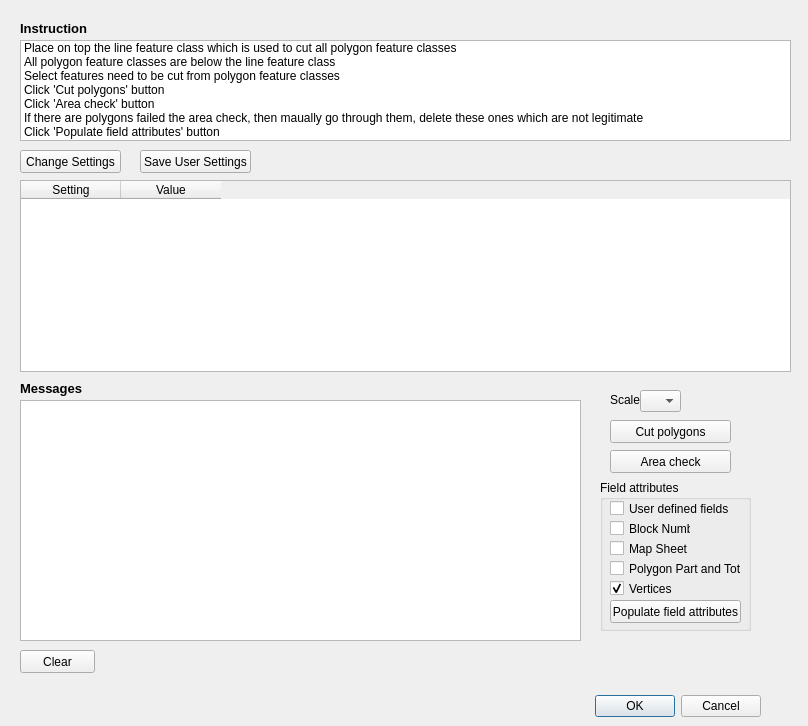
<?xml version="1.0" encoding="UTF-8"?>
<ui version="4.0">
 <class>GraticularBlockCuttingTool_QGISDialogBase</class>
 <widget class="QDialog" name="GraticularBlockCuttingTool_QGISDialogBase">
  <property name="geometry">
   <rect>
    <x>0</x>
    <y>0</y>
    <width>808</width>
    <height>726</height>
   </rect>
  </property>
  <property name="windowTitle">
   <string>GraticularBlockCuttingTool_QGIS</string>
  </property>
  <widget class="QDialogButtonBox" name="button_box">
   <property name="geometry">
    <rect>
     <x>420</x>
     <y>690</y>
     <width>341</width>
     <height>32</height>
    </rect>
   </property>
   <property name="orientation">
    <enum>Qt::Horizontal</enum>
   </property>
   <property name="standardButtons">
    <set>QDialogButtonBox::Cancel|QDialogButtonBox::Ok</set>
   </property>
  </widget>
  <widget class="QPushButton" name="btn_CutPolygons">
   <property name="geometry">
    <rect>
     <x>610</x>
     <y>420</y>
     <width>121</width>
     <height>23</height>
    </rect>
   </property>
   <property name="text">
    <string>Cut polygons</string>
   </property>
  </widget>
  <widget class="QPushButton" name="btn_CheckArea">
   <property name="geometry">
    <rect>
     <x>610</x>
     <y>450</y>
     <width>121</width>
     <height>23</height>
    </rect>
   </property>
   <property name="text">
    <string>Area check</string>
   </property>
  </widget>
  <widget class="QListWidget" name="listWidget_Instruction">
   <property name="geometry">
    <rect>
     <x>20</x>
     <y>40</y>
     <width>771</width>
     <height>101</height>
    </rect>
   </property>
   <property name="sizePolicy">
    <sizepolicy hsizetype="Expanding" vsizetype="Expanding">
     <horstretch>0</horstretch>
     <verstretch>0</verstretch>
    </sizepolicy>
   </property>
   <item>
    <property name="text">
     <string>Place on top the line feature class which is used to cut all polygon feature classes</string>
    </property>
   </item>
   <item>
    <property name="text">
     <string>All polygon feature classes are below the line feature class</string>
    </property>
   </item>
   <item>
    <property name="text">
     <string>Select features need to be cut from polygon feature classes</string>
    </property>
   </item>
   <item>
    <property name="text">
     <string>Click 'Cut polygons' button</string>
    </property>
   </item>
   <item>
    <property name="text">
     <string>Click 'Area check' button</string>
    </property>
   </item>
   <item>
    <property name="text">
     <string>If there are polygons failed the area check, then maually go through them, delete these ones which are not legitimate</string>
    </property>
   </item>
   <item>
    <property name="text">
     <string>Click 'Populate field attributes' button</string>
    </property>
   </item>
  </widget>
  <widget class="QLabel" name="label">
   <property name="geometry">
    <rect>
     <x>20</x>
     <y>20</y>
     <width>81</width>
     <height>16</height>
    </rect>
   </property>
   <property name="font">
    <font>
     <pointsize>10</pointsize>
     <weight>75</weight>
     <bold>true</bold>
    </font>
   </property>
   <property name="text">
    <string>Instruction</string>
   </property>
  </widget>
  <widget class="QLabel" name="label_2">
   <property name="geometry">
    <rect>
     <x>20</x>
     <y>380</y>
     <width>71</width>
     <height>16</height>
    </rect>
   </property>
   <property name="font">
    <font>
     <pointsize>10</pointsize>
     <weight>75</weight>
     <bold>true</bold>
    </font>
   </property>
   <property name="text">
    <string>Messages</string>
   </property>
  </widget>
  <widget class="QListWidget" name="listWidget_Messages">
   <property name="geometry">
    <rect>
     <x>20</x>
     <y>400</y>
     <width>561</width>
     <height>241</height>
    </rect>
   </property>
   <property name="sizePolicy">
    <sizepolicy hsizetype="Expanding" vsizetype="Expanding">
     <horstretch>1</horstretch>
     <verstretch>0</verstretch>
    </sizepolicy>
   </property>
  </widget>
  <widget class="QPushButton" name="btn_ClearMessage">
   <property name="geometry">
    <rect>
     <x>20</x>
     <y>650</y>
     <width>75</width>
     <height>23</height>
    </rect>
   </property>
   <property name="cursor">
    <cursorShape>CrossCursor</cursorShape>
   </property>
   <property name="text">
    <string>Clear</string>
   </property>
  </widget>
  <widget class="QTableWidget" name="tableWidget_uers_settings">
   <property name="geometry">
    <rect>
     <x>20</x>
     <y>180</y>
     <width>771</width>
     <height>192</height>
    </rect>
   </property>
   <property name="rowCount">
    <number>0</number>
   </property>
   <property name="columnCount">
    <number>2</number>
   </property>
   <attribute name="horizontalHeaderCascadingSectionResizes">
    <bool>true</bool>
   </attribute>
   <column>
    <property name="text">
     <string>Setting</string>
    </property>
   </column>
   <column>
    <property name="text">
     <string>Value</string>
    </property>
   </column>
  </widget>
  <widget class="QPushButton" name="btn_EditUserSettings">
   <property name="geometry">
    <rect>
     <x>20</x>
     <y>150</y>
     <width>101</width>
     <height>23</height>
    </rect>
   </property>
   <property name="text">
    <string>Change Settings</string>
   </property>
  </widget>
  <widget class="QPushButton" name="btn_SaveUserSettings">
   <property name="geometry">
    <rect>
     <x>140</x>
     <y>150</y>
     <width>111</width>
     <height>23</height>
    </rect>
   </property>
   <property name="text">
    <string>Save User Settings</string>
   </property>
  </widget>
  <widget class="QComboBox" name="comboScale">
   <property name="geometry">
    <rect>
     <x>640</x>
     <y>390</y>
     <width>41</width>
     <height>22</height>
    </rect>
   </property>
  </widget>
  <widget class="QLabel" name="label_3">
   <property name="geometry">
    <rect>
     <x>610</x>
     <y>390</y>
     <width>31</width>
     <height>20</height>
    </rect>
   </property>
   <property name="text">
    <string>Scale</string>
   </property>
  </widget>
  <widget class="QGroupBox" name="groupBox">
   <property name="geometry">
    <rect>
     <x>600</x>
     <y>480</y>
     <width>151</width>
     <height>151</height>
    </rect>
   </property>
   <property name="autoFillBackground">
    <bool>true</bool>
   </property>
   <property name="title">
    <string>Field attributes</string>
   </property>
   <property name="flat">
    <bool>false</bool>
   </property>
   <widget class="QPushButton" name="btn_PopulateFieldAttributes">
    <property name="geometry">
     <rect>
      <x>10</x>
      <y>120</y>
      <width>131</width>
      <height>23</height>
     </rect>
    </property>
    <property name="text">
     <string>Populate field attributes</string>
    </property>
   </widget>
   <widget class="QCheckBox" name="chk_UserDefinedFields">
    <property name="geometry">
     <rect>
      <x>10</x>
      <y>20</y>
      <width>121</width>
      <height>17</height>
     </rect>
    </property>
    <property name="text">
     <string>User defined fields</string>
    </property>
   </widget>
   <widget class="QCheckBox" name="chk_BlockNumberField">
    <property name="geometry">
     <rect>
      <x>10</x>
      <y>40</y>
      <width>81</width>
      <height>17</height>
     </rect>
    </property>
    <property name="text">
     <string>Block Number</string>
    </property>
    <property name="checked">
     <bool>false</bool>
    </property>
   </widget>
   <widget class="QCheckBox" name="chk_MapSheet">
    <property name="geometry">
     <rect>
      <x>10</x>
      <y>60</y>
      <width>111</width>
      <height>17</height>
     </rect>
    </property>
    <property name="text">
     <string>Map Sheet</string>
    </property>
    <property name="checked">
     <bool>false</bool>
    </property>
   </widget>
   <widget class="QCheckBox" name="chk_PolygonPartAndTotalField">
    <property name="geometry">
     <rect>
      <x>10</x>
      <y>80</y>
      <width>131</width>
      <height>17</height>
     </rect>
    </property>
    <property name="text">
     <string>Polygon Part and Total</string>
    </property>
    <property name="checked">
     <bool>false</bool>
    </property>
   </widget>
   <widget class="QCheckBox" name="chk_VerticesField">
    <property name="geometry">
     <rect>
      <x>10</x>
      <y>100</y>
      <width>70</width>
      <height>17</height>
     </rect>
    </property>
    <property name="text">
     <string>Vertices</string>
    </property>
    <property name="checked">
     <bool>true</bool>
    </property>
   </widget>
  </widget>
 </widget>
 <resources/>
 <connections>
  <connection>
   <sender>button_box</sender>
   <signal>accepted()</signal>
   <receiver>GraticularBlockCuttingTool_QGISDialogBase</receiver>
   <slot>accept()</slot>
   <hints>
    <hint type="sourcelabel">
     <x>20</x>
     <y>20</y>
    </hint>
    <hint type="destinationlabel">
     <x>20</x>
     <y>20</y>
    </hint>
   </hints>
  </connection>
  <connection>
   <sender>button_box</sender>
   <signal>rejected()</signal>
   <receiver>GraticularBlockCuttingTool_QGISDialogBase</receiver>
   <slot>reject()</slot>
   <hints>
    <hint type="sourcelabel">
     <x>20</x>
     <y>20</y>
    </hint>
    <hint type="destinationlabel">
     <x>20</x>
     <y>20</y>
    </hint>
   </hints>
  </connection>
 </connections>
</ui>
